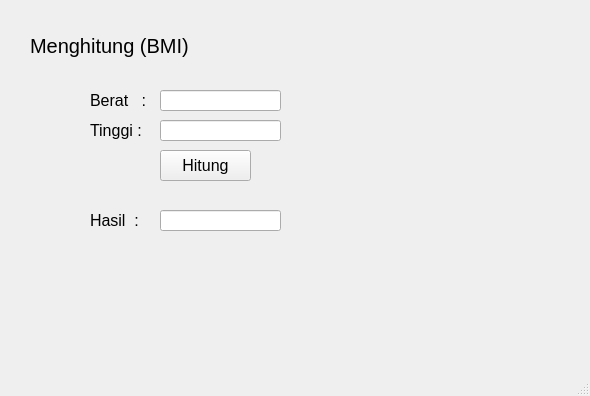
<?xml version="1.0" encoding="UTF-8"?>
<ui version="4.0">
 <class>MainWindow</class>
 <widget class="QMainWindow" name="MainWindow">
  <property name="geometry">
   <rect>
    <x>0</x>
    <y>0</y>
    <width>590</width>
    <height>396</height>
   </rect>
  </property>
  <property name="windowTitle">
   <string>MainWindow</string>
  </property>
  <widget class="QWidget" name="centralwidget">
   <widget class="QLabel" name="label">
    <property name="geometry">
     <rect>
      <x>30</x>
      <y>10</y>
      <width>431</width>
      <height>71</height>
     </rect>
    </property>
    <property name="font">
     <font>
      <pointsize>15</pointsize>
     </font>
    </property>
    <property name="text">
     <string>Menghitung (BMI)</string>
    </property>
   </widget>
   <widget class="QLineEdit" name="txtBerat">
    <property name="geometry">
     <rect>
      <x>160</x>
      <y>90</y>
      <width>121</width>
      <height>21</height>
     </rect>
    </property>
    <property name="font">
     <font>
      <pointsize>12</pointsize>
     </font>
    </property>
   </widget>
   <widget class="QLabel" name="label_2">
    <property name="geometry">
     <rect>
      <x>90</x>
      <y>90</y>
      <width>61</width>
      <height>21</height>
     </rect>
    </property>
    <property name="font">
     <font>
      <pointsize>12</pointsize>
     </font>
    </property>
    <property name="text">
     <string>Berat   :</string>
    </property>
   </widget>
   <widget class="QLabel" name="label_3">
    <property name="geometry">
     <rect>
      <x>90</x>
      <y>120</y>
      <width>61</width>
      <height>21</height>
     </rect>
    </property>
    <property name="font">
     <font>
      <pointsize>12</pointsize>
     </font>
    </property>
    <property name="text">
     <string>Tinggi :</string>
    </property>
   </widget>
   <widget class="QLineEdit" name="txtTinggi">
    <property name="geometry">
     <rect>
      <x>160</x>
      <y>120</y>
      <width>121</width>
      <height>21</height>
     </rect>
    </property>
    <property name="font">
     <font>
      <pointsize>12</pointsize>
     </font>
    </property>
   </widget>
   <widget class="QPushButton" name="btnHitung">
    <property name="geometry">
     <rect>
      <x>160</x>
      <y>150</y>
      <width>91</width>
      <height>31</height>
     </rect>
    </property>
    <property name="font">
     <font>
      <pointsize>12</pointsize>
     </font>
    </property>
    <property name="text">
     <string>Hitung</string>
    </property>
   </widget>
   <widget class="QLabel" name="label_5">
    <property name="geometry">
     <rect>
      <x>90</x>
      <y>210</y>
      <width>61</width>
      <height>21</height>
     </rect>
    </property>
    <property name="font">
     <font>
      <pointsize>12</pointsize>
     </font>
    </property>
    <property name="text">
     <string>Hasil  :</string>
    </property>
   </widget>
   <widget class="QLineEdit" name="txtBmi">
    <property name="geometry">
     <rect>
      <x>160</x>
      <y>210</y>
      <width>121</width>
      <height>21</height>
     </rect>
    </property>
    <property name="font">
     <font>
      <pointsize>12</pointsize>
     </font>
    </property>
   </widget>
  </widget>
  <widget class="QStatusBar" name="statusbar"/>
 </widget>
 <resources/>
 <connections/>
</ui>
